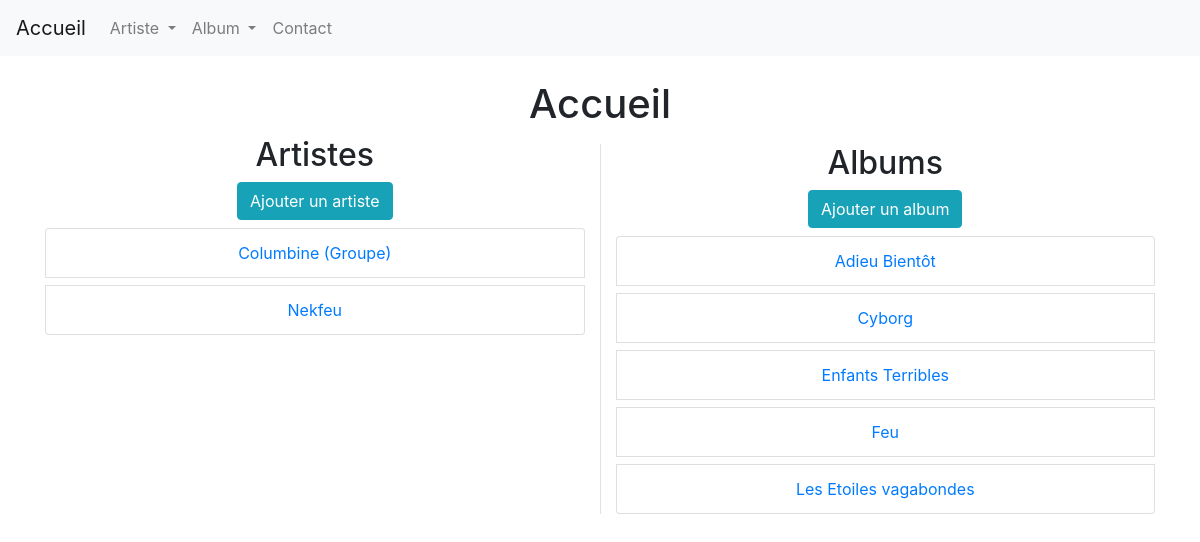
The page / on the database its author committed.
### musique/models.py (models this page shows, shortened)
class Artiste(models.Model):
    name = models.CharField(max_length=255)
    bio = models.TextField()
    albums = models.ManyToManyField('Album', related_name='albums', blank=True)
    image = models.ImageField()
    class Meta:
        verbose_name = 'Artiste'
        ordering = ['name']

class Album(models.Model):
    name = models.CharField(max_length=255)
    infos = models.TextField(null=True)
    musiques = models.TextField(null=True)
    artistes = models.ManyToManyField('Artiste', related_name='artistes')
    pochette = models.ImageField()
    class Meta:
        verbose_name = 'Album'
        ordering = ['name']

### musique/views.py (the view)
# urls.py: 2. Add a URL to urlpatterns:  path('', views.home, name='home')
def home(request):
    artistes = Artiste.objects.all()
    albums = Album.objects.all()
    return render(request, 'musique/index.html', {'artistes': artistes, 'albums': albums})

### musique/templates/musique/index.html (shortened to what this page needs)
{% extends 'base.html' %}
{% block body %}
    <h1 class="text-center">Accueil</h1>
    <div class="row">
        <div class="col text-center">
            <h2>Artistes</h2>
            <a class="btn btn-info" href="{% url "new-artiste" %}">Ajouter un artiste</a>
            <ul class="list-group">
                {% for artiste in artistes %}
                    <li class="mt-2 list-group-item">
                        <a href="{% url 'view-artiste' artiste.id %}">{{ artiste.name }}</a>
                    </li>
                {% empty %}
                    Il n'y a pas encore d'artistes pour le moment.
                {% endfor %}
            </ul>
        </div>
        <div class="col text-center mt-2 border-left">
            <h2>Albums</h2>
            <a class="btn btn-info" href="{% url 'new-album' %}">Ajouter un album</a>
            <ul class="list-group">
                {% for album in albums %}
                    <li class="mt-2 list-group-item">
                        <a href="{% url 'view-album' album.id %}">{{ album.name }}</a>
                    </li>
                {% empty %}
                    Il n'y a pas encore d'artistes pour le moment.
                {% endfor %}
            </ul>
        </div>
    </div>
{% endblock %}

### rows shown on the page
Artiste: name "Columbine (Groupe)"
Artiste: name "Nekfeu"
Album: name "Adieu Bientôt"
Album: name "Cyborg"
Album: name "Enfants Terribles"
Album: name "Feu"
Album: name "Les Etoiles vagabondes"
